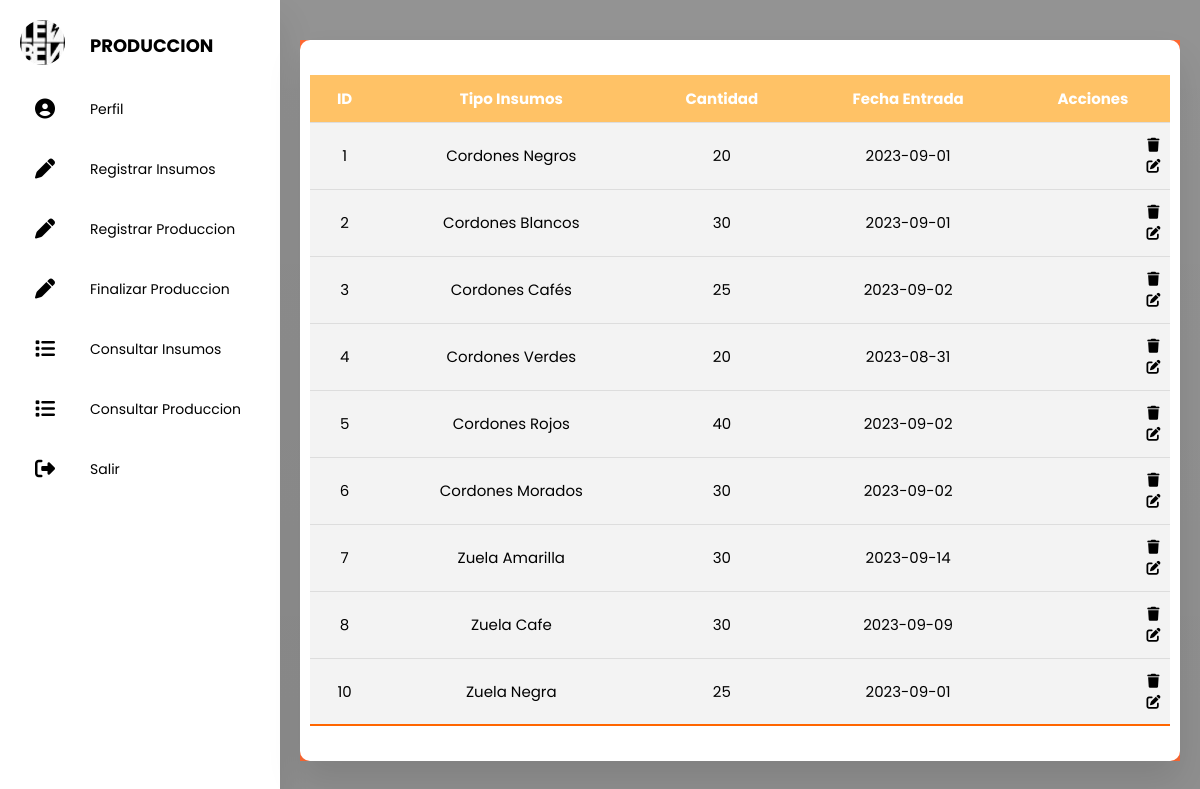
Before: /SanProduccion/PHP/Sa_ConsultarInsumos.php with the older database file.
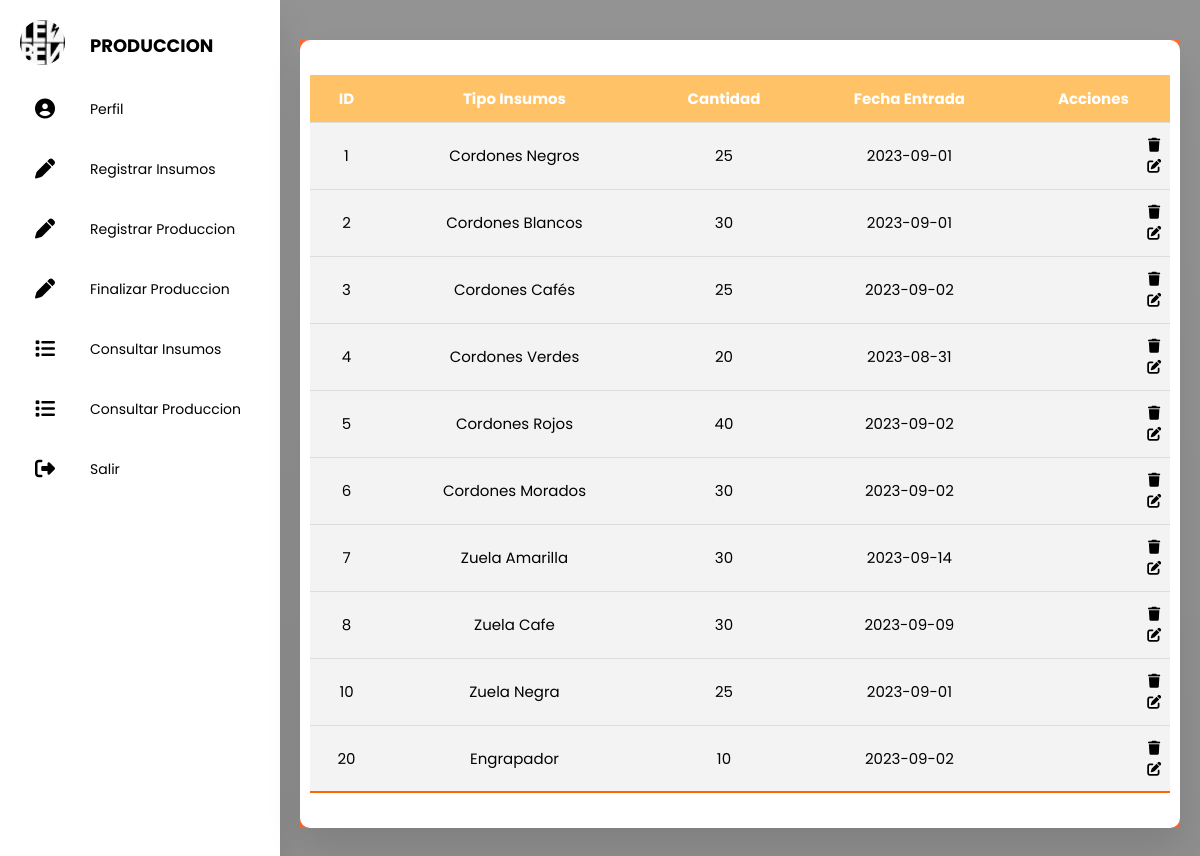
After: the same page with the newer database file.
### tables this page shows
CREATE TABLE `insumos` (
  `idInsumos` int(10) UNSIGNED NOT NULL,
  `cantidadInsumos` int(11) DEFAULT NULL,
  `tipoInsumos` varchar(20) DEFAULT NULL,
  `fechaInsumos` date DEFAULT NULL
);

### SanProduccion/PHP/Sa_ConsultarInsumos.php (the view, shortened to what this page needs)
<!DOCTYPE html>
<html lang="en">
<head>
  <link rel="stylesheet" href="../CSS/Sa_Produccion.css">
  <link rel="stylesheet" href="https://cdnjs.cloudflare.com/ajax/libs/font-awesome/5.15.4/css/all.min.css" />
  <link rel="stylesheet" href="https://cdnjs.cloudflare.com/ajax/libs/font-awesome/6.4.2/css/all.min.css" />
</head>
<body>
  <div class="container">
    <section>
      <nav class="a-hover">
        <ul>
          <li>
            <a href="#" class="logo">
              <img src="../IMG/leben.jpg" alt="">
              <span class="nav-item">PRODUCCION</span>
            </a>
          </li>
          <li><a href="../HTML/SaProduccion.html">
              <i class="fas fa-circle-user"></i>
              <span class="nav-item">Perfil</span>
            </a></li>
          <li><a href="../PHP/Sa_RegistarInsumos.php">
              <i class="fas fa-pen"></i>
              <span class="nav-item">Registrar Insumos</span>
            </a></li>
          <li><a href="../PHP/Sa_RegistrarProduccion.php">
              <i class="fas fa-pen"></i>
              <span class="nav-item">Registrar Produccion</span>
            </a></li>
          <li><a href="../PHP/Sa_FinalizarProduccion.php">
              <i class="fas fa-pen"></i>
              <span class="nav-item">Finalizar Produccion</span>
            </a></li>
          <li><a href="../PHP/Sa_ConsultarInsumos.php">
              <i class="fas fa-list"></i>
              <span class="nav-item">Consultar Insumos</span>
            </a></li>
          <li><a href="../PHP/Sa_ConsultarProduccion.php">
              <i class="fas fa-list"></i>
              <span class="nav-item">Consultar Produccion</span>
            </a></li>
          <li><a href="../SanSalir.html">
              <i class="fas fa-sign-out-alt"></i>
              <span class="nav-item">Salir</span>
            </a></li>
        </ul>
      </nav>
    </section>
    <section class="main">
      <section class="attendance">
        <div class="attendance-list">
          <table class="table">
            <thead>
              <tr>
                <th>ID</th>
                <th>Tipo Insumos</th>
                <th>Cantidad</th>
                <th>Fecha Entrada</th>
                <th>Acciones</th>
              </tr>
            </thead>
            <tbody>
              <tr>
                <?php
                require("../conexion.php");
                try {
                  $pdo = new PDO("mysql:host=127.0.0.1;dbname=snb", "root", "");
                  $pdo->setAttribute(PDO::ATTR_ERRMODE, PDO::ERRMODE_EXCEPTION);
                  $consulta = "SELECT idInsumos, tipoInsumos, cantidadInsumos, fechaInsumos FROM insumos;";
                  $stmt = $pdo->query($consulta);
                  while ($fila = $stmt->fetch(PDO::FETCH_ASSOC)) {
                    $idInsumo = $fila['idInsumos'];
                    $tipoInsumo = $fila['tipoInsumos'];
                    $cantidadInsumos = $fila['cantidadInsumos'];
                    $fechaInsumos = $fila['fechaInsumos'];
                    echo "<tr>";
                    echo "<td>$idInsumo</td>";
                    echo "<td>$tipoInsumo</td>";
                    echo "<td>$cantidadInsumos </td>";
                    echo "<td>$fechaInsumos</td>";
                    echo "<td><a class='btn-eliminar' href='#' onclick='confirmarEliminacion(" . $fila["idInsumos"] . ")'><i class='fa-solid fa-trash'></i></a>";
                    echo "<a class='btn-eliminar' href='Sa_EditarInsumos.php?idInsumos=" . $fila["idInsumos"] . "'><i class='fa-solid fa-pen-to-square'></i></a></td>";
                    echo "</tr>";
                  }
                } catch (PDOException $e) {
                  echo "Error: " . $e->getMessage();
                }
                ?>
            </tbody>
          </table>
        </div>
      </section>
    </section>
  </div>
</body>
</html>

Changed rows visible on the page:
changed insumos "Cordones Negros": cantidadInsumos "20" → "25"
added insumos: idInsumos "20", tipoInsumos "Engrapador", cantidadInsumos "10", fechaInsumos "2023-09-02"
